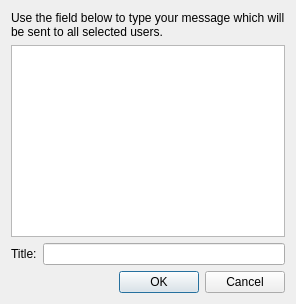
<?xml version="1.0" encoding="UTF-8"?>
<ui version="4.0">
 <author>Tobias Junghans</author>
 <class>TextMessageDialog</class>
 <widget class="QDialog" name="TextMessageDialog">
  <property name="windowTitle">
   <string>Send text message</string>
  </property>
  <layout class="QVBoxLayout" name="verticalLayout">
   <item>
    <widget class="QLabel" name="label_3">
     <property name="text">
      <string>Use the field below to type your message which will be sent to all selected users.</string>
     </property>
     <property name="wordWrap">
      <bool>true</bool>
     </property>
    </widget>
   </item>
   <item>
    <widget class="QTextEdit" name="textEdit"/>
   </item>
   <item>
    <layout class="QHBoxLayout" name="titleLayout">
     <item>
      <widget class="QLabel" name="titleLabel">
       <property name="text">
        <string>Title:</string>
       </property>
      </widget>
     </item>
     <item>
      <widget class="QLineEdit" name="titleEdit">
       <property name="toolTip">
        <string>Optional custom title for the message window</string>
       </property>
      </widget>
     </item>
    </layout>
   </item>
   <item>
    <widget class="QDialogButtonBox" name="buttonBox">
     <property name="standardButtons">
      <set>QDialogButtonBox::Cancel|QDialogButtonBox::Ok</set>
     </property>
    </widget>
   </item>
  </layout>
 </widget>
 <resources>
  <include location="textmessage.qrc"/>
 </resources>
 <connections>
  <connection>
   <sender>buttonBox</sender>
   <signal>accepted()</signal>
   <receiver>TextMessageDialog</receiver>
   <slot>accept()</slot>
   <hints>
    <hint type="sourcelabel">
     <x>199</x>
     <y>384</y>
    </hint>
    <hint type="destinationlabel">
     <x>199</x>
     <y>206</y>
    </hint>
   </hints>
  </connection>
  <connection>
   <sender>buttonBox</sender>
   <signal>rejected()</signal>
   <receiver>TextMessageDialog</receiver>
   <slot>reject()</slot>
   <hints>
    <hint type="sourcelabel">
     <x>199</x>
     <y>384</y>
    </hint>
    <hint type="destinationlabel">
     <x>199</x>
     <y>206</y>
    </hint>
   </hints>
  </connection>
 </connections>
</ui>
